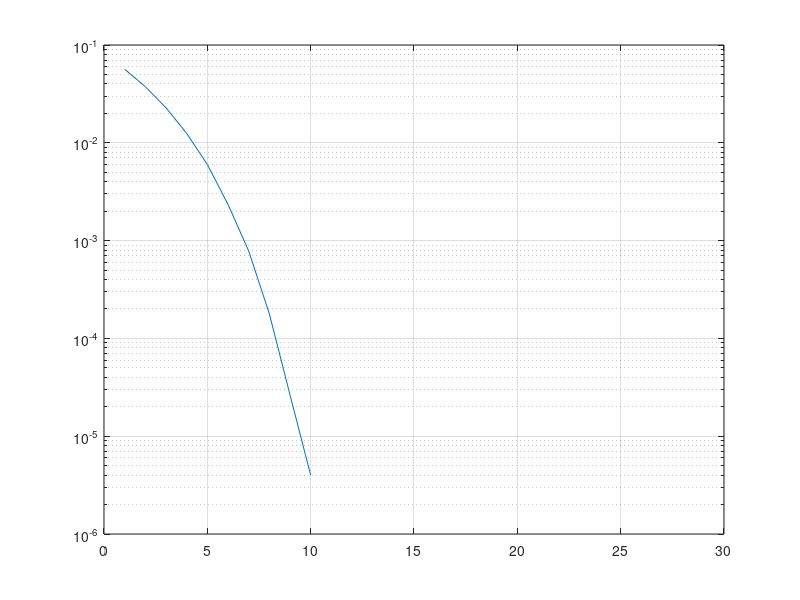

This chart was generated by the following MATLAB code:
% Programa general del sistema UWB-OFDM-SAR%
clc;
clear all;
close all;
%======================== Inicio de variables ============================%
numBits= 100000;                                  % 100 mil bits
SNR=[1:30];
for k=1:20
    for i=1:length(SNR)
        %i
        x= randi([0,1],numBits,1);                        % Genero el vector columna de 100 mil b
        bpsk_signal = pskmod(x,2);                        % Modulacion bpsk
        bpsk_awgn=awgn(bpsk_signal,SNR(i),'measured');
        bpsk_r=pskdemod(bpsk_awgn,2);
        isErr=x~=bpsk_r;
        BER(i,k)= nnz(isErr)/numBits;
    end
end
Ber_promedio=mean(BER,2);
figure;
title("Rendimiento en canal awgn")
xlabel("SNR[dB]")
ylabel("Bit Error Rate")
semilogy (SNR, Ber_promedio)
grid on
